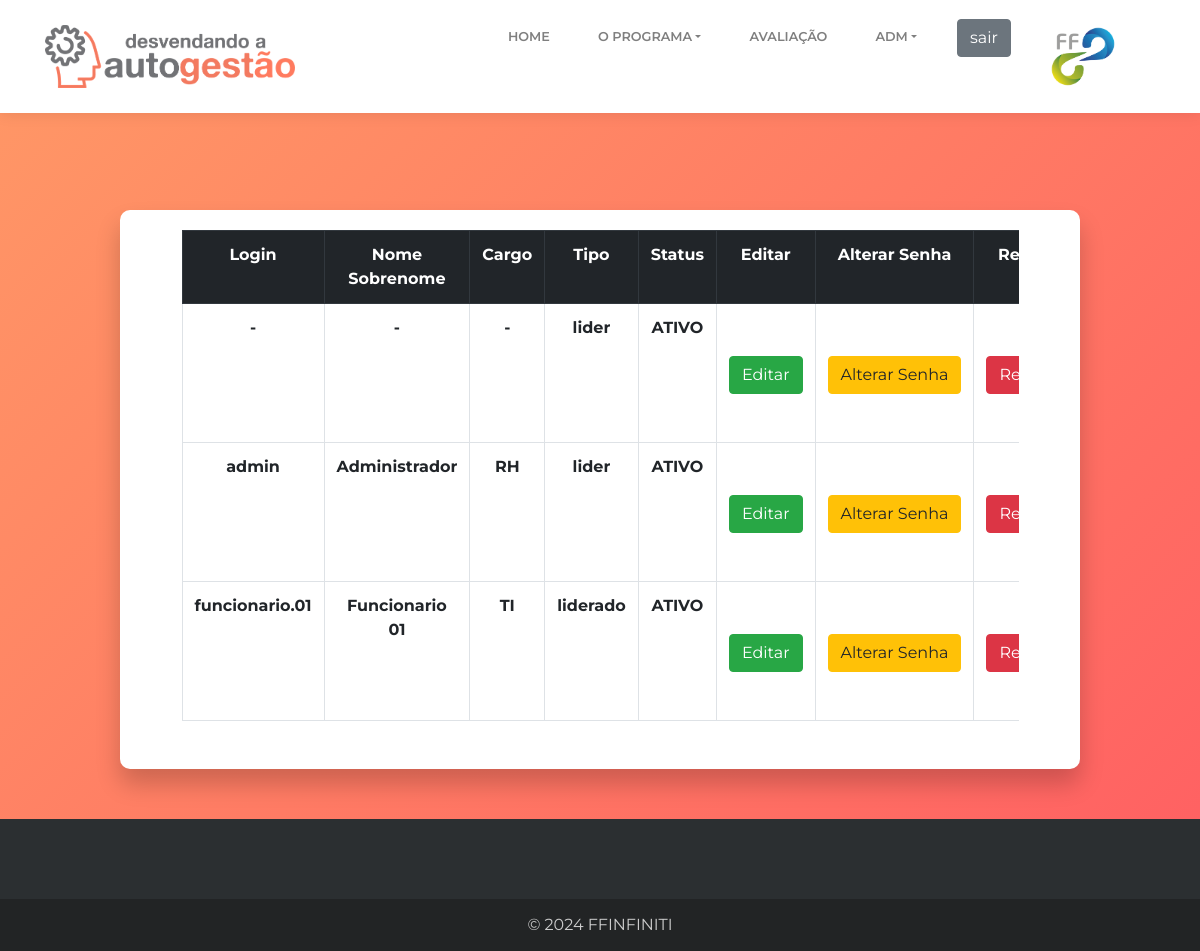
The app's page /paginas/list.funcionarios.php (signed in) with its own data.
### tables this page shows
CREATE TABLE IF NOT EXISTS `funcionario` (
  `id` INT NOT NULL AUTO_INCREMENT,
  `login` VARCHAR(200) NOT NULL,
  `password` VARCHAR(255) NOT NULL,
  `name` VARCHAR(200) NULL,
  `cargo` VARCHAR(45) NULL,
  `status` INT NULL,
  `gestor_id` INT(11) NULL,
  `type_id` INT NOT NULL,
  PRIMARY KEY (`id`),
  INDEX `fk_funcionario_type1_idx` (`type_id` ASC) VISIBLE,
  UNIQUE INDEX `login_UNIQUE` (`login` ASC) VISIBLE,
  CONSTRAINT `fk_funcionario_type1`
    FOREIGN KEY (`type_id`)
    REFERENCES `type` (`id`)
    ON DELETE NO ACTION
    ON UPDATE NO ACTION);

CREATE TABLE IF NOT EXISTS `type` (
  `id` INT NOT NULL AUTO_INCREMENT,
  `name` VARCHAR(45) NULL,
  PRIMARY KEY (`id`));

### includes/session.php (called while the page is built, shortened)
<?php
	$cargo = isset($_SESSION['cargo']) && "RH" == $_SESSION['cargo'];

### dao/funcionarioDao.php (called while the page is built, shortened)
<?php
	function listFuncionariosType(){
    	$conn = conectar();
    	$sql = "select f.id as idfunc, f.login, f.name as namefunc, f.cargo, f.status, t.name as nametype, t.id as idtype, fg.name as namegestor, fg.id as idgestor from funcionario f inner join type t ON t.id = f.type_id inner join funcionario fg ON f.gestor_id = fg.id order by f.name;";
		$result = mysqli_query($conn,$sql);
		return $result;
	}
?>

### paginas/list.funcionarios.php (the view, shortened to what this page needs)
<?php
	include_once('../template/header.php');
    require_once('../dao/funcionarioDao.php');
    $resultFuncionario = listFuncionariosType();
?>
			 <section id="listfuncionarios" class="sections degrade" style="">
	            <div class="container">
                    <div class="content" style="width: 90%;height: 95%;">
		                <div class="table-responsive" style="padding-top: 20px;">
							<table class="table table-bordered">
								<tbody>
									<tr class="text-center thead-dark">
								    	<th scope="row">Login</th>
								    	<th scope="row">Nome Sobrenome</th>
								    	<th scope="row">Cargo</th>
								    	<th scope="row">Tipo</th>
								    	<th scope="row">Status</th>
								    	<th scope="row">Editar</th>
								    	<th scope="row">Alterar Senha</th>
								    	<th scope="row">Remover</th>
									</tr>
			                   		<?php
			                   			while($funcionario = mysqli_fetch_array($resultFuncionario)){
									 		echo '<tr class="text-center">';
								    			echo '<th scope="row">'.$funcionario['login'].'</th>';
								    			echo '<th scope="row">'.$funcionario['namefunc'].'</th>';
								    			echo '<th scope="row">'.$funcionario['cargo'].'</th>';
								    			echo '<th scope="row">'.$funcionario['nametype'].'</th>';
								    			$statusFunc = '';
								    			if($funcionario['status'] == 0){
								    				$statusFunc = 'ATIVO';
								    			}else{
								    				$statusFunc = 'DESATIVADO';
								    			}
								    			echo '<th scope="row">'.$statusFunc.'</th>';
								    			echo '<th scope="row">';
									    			echo '<form action="../forms/form.edit.funcionario.php" method="post" style="margin-top: 30px;">';
								                        echo '<div class="form-group">';
								                            echo '<button class="btn btn-success" type="submit">Editar</button>';
								                        echo '</div>';
								                  	echo '</form>';
								    			echo '</th>';
								    			echo '<th scope="row">';
									    			echo '<form action="../forms/form.edit.funcionario.passwd.php" method="post" style="margin-top: 30px;">';
								                        echo '<div class="form-group">';
								                            echo '<button class="btn btn-warning" type="submit">Alterar Senha</button>';
								                        echo '</div>';
								                  	echo '</form>';
								    			echo '</th>';
								    			echo '<th scope="row">';
									    			echo '<form action="../functions/funcionario.remove.php" method="post" style="margin-top: 30px;">';
								                        echo '<div class="form-group">';
								                            echo '<button class="btn btn-danger" type="submit">Remover</button>';
								                        echo '</div>';
								                  	echo '</form>';
								    			echo '</th>';
									    	echo '</tr>';
									    }
									?>
								</tbody>
							</table>
						</div>
		        	</div>
		        </div>
	         </section>
<?php
	include_once('../template/footer.php');
?>

### template/header.php (shortened to what this page needs)
<?php
	require_once('../includes/session.php');
?>
<!DOCTYPE html>
<html>
	 <head>
		 <link rel="stylesheet" href="../assets/bootstrap/css/bootstrap.min.css">
	     <link rel="stylesheet" href="../assets/fonts/simple-line-icons.min.css">
	     <link rel="stylesheet" href="../assets/css/style.css">
	     <link rel="stylesheet" href="https://cdnjs.cloudflare.com/ajax/libs/baguettebox.js/1.10.0/baguetteBox.min.css">
	 </head>
	 <body>
	     <nav class="navbar navbar-light navbar-expand-lg bg-white clean-navbar fixed-top">
	         <div class="container">
	         	<a class="navbar-brand logo" href="../index.php"><img src="../assets/img/header/logo.png" width="250" height="auto" class="d-inline-block align-top" loading="lazy" /></a>
	             <div
	                class="collapse navbar-collapse" id="navcol-1">
	                <ul class="nav navbar-nav ml-auto">
	                    <li class="nav-item" role="presentation">
	                    	<a class="nav-link" href="../index.php">Home</a>
	                    </li>
	                    <div class="dropdown">
				            <li class="nav-item dropdown" role="presentation" >
				                <a class="nav-link dropdown-toggle" data-toggle="dropdown" href="#">O Programa</a>
				             </li>
			            </div>
	                    <li class="nav-item" role="presentation">
	                    	<a class="nav-link" href="../index.php#avaliacao">Avaliação</a>
	                    </li>
	                    <?php
	                		if($cargo){
	                			echo '<div class="dropdown">';
				                    echo '<li class="nav-item dropdown" role="presentation" >';
				                    	echo '<a class="nav-link dropdown-toggle" data-toggle="dropdown" href="#">ADM</a>';
				                    echo '</li>';
			                	echo '</div>';
						    }
	                 	?>
	                    <li class="nav-item" role="presentation">
	                    	<a href="../functions/logout.php"><button class="btn btn-secondary" type="submit">sair</button></a>
	                    </li>
	                    <li class="nav-item" role="presentation">
	                     	<img src="../assets/img/header/logo_empresa.png" width="80" height="auto" class="d-inline-block align-top" loading="lazy" />
	                    </li>
	                 </ul>
	        </div>
	        </div>
	    </nav>
		<main class="page landing-page">

### template/footer.php (shortened to what this page needs)
     </main>
     <footer class="page-footer dark">
         <div class="footer-copyright">
             <p>© 2024 FFINFINITI</p>
         </div>
     </footer>
 </body>
</html>

### assets/css/style.css (style rules this page uses)
.degrade { width: 100%; overflow: hidden; display: flex; justify-content: center; align-items: center; background: linear-gradient(-45deg, #ff5e62, #ff9966); background-attachment: fixed; overflow: hidden; position: relative; background-size: cover; text-align: justify; padding-top: 5rem; }
.sections .container { background: #fff; border-radius: 10px; box-shadow: 0 15px 25px rgba(0,0,0,0.2); width: 80%; display: flex; justify-content: center; align-items: center; flex-wrap: wrap; margin-top: 50px; margin-bottom: 50px; padding-bottom: 2rem; }
.sections .btn { margin-top: 10px; margin-bottom: 20px; }
a { color: #fff; }

### records on screen
funcionario: login "-", name "-", cargo "-", type.name "lider", status "ATIVO"
funcionario: login "admin", name "Administrador", cargo "RH", type.name "lider", status "ATIVO"
funcionario: login "funcionario.01", name "Funcionario 01", cargo "TI", type.name "liderado", status "ATIVO"
